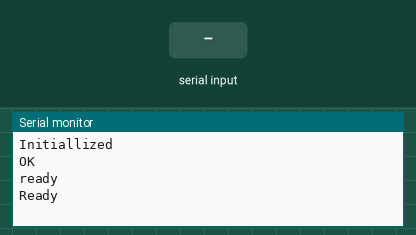
The sketch below on a simulated Arduino Uno, built with avr-gcc and run on an emulated ATmega328P. On the bench: the last lines printed to the serial monitor. The test bench sets the inputs (shaded band). The modem accepts every AT command (registered, SIM ready, sends succeed) and sends nothing else.

Above: at 2.2 s.
2.3 s: "1\n" received over the second serial link
At 2.7 s:
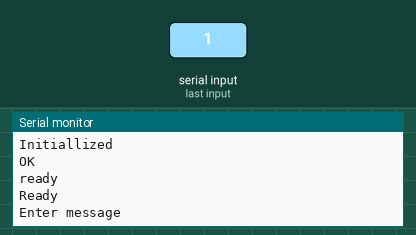
3.8 s: "1\n" received over Serial
At 6.3 s:
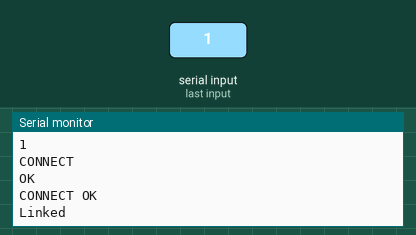
6.8 s: "0\n" received over the second serial link
At 8.7 s:
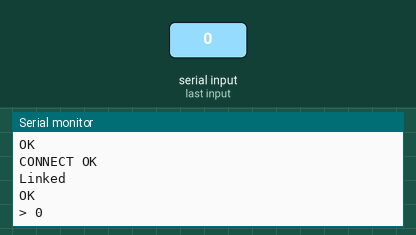

Measured:
- after the input at 2.3 s, the serial monitor: prints a new line at once (image 1)
- after the input at 3.8 s, the serial monitor: prints a new line after 2.1 s (image 2)
- after the input at 6.8 s, the serial monitor: prints a new line after 1.0 s (image 3)

The sketch:

ESPpostJS_withButton.ino
```cpp
#include <SoftwareSerial.h>

#define HOST_IP "192.168.4.147"
#define HOST_PORT "1025"

SoftwareSerial esp(3,2); // make RX Arduino line is pin 2, make TX Arduino line is pin 3.
                             // This means that you need to connect the TX line from the esp to the Arduino's pin 2
                             // and the RX line from the esp to the Arduino's pin 3
void setup()
{
    Serial.begin(9600);
    Serial.println("Initiallized");
    esp.begin(9600); // your esp's baud rate might be different
    esp.flush();
    sendData("AT+RST\r\n",6000); // reset module
}

void loop()
{
    while(esp.available()) // check if the esp is sending a message
    {
        Serial.println("Enter message");

        while(!Serial.available());

        String text = Serial.readStringUntil("\n");

        String cipStart = "AT+CIPSTART=\"TCP\",\"";
        cipStart+= HOST_IP;
        cipStart+= "\",";
        cipStart+= HOST_PORT;
        cipStart+="\r\n";

        String post = "POST /browserPost HTTP/1.1\r\nHost: ";
        post += HOST_IP;
        post += "\r\nContent-Type: application/x-www-form-urlencoded\r\nContent-Length: ";

        String params = "";
        params += text;

        post += params.length();
        post += "\r\n\r\n";
        post += params;
        post += "\r\n\r\n";

        String cipSend = "AT+CIPSEND=";
        cipSend += post.length();
        cipSend += "\r\n";

        sendData(cipStart,2000);
        sendData(cipSend,2000);
        sendData(post,2000);
    }
}


void sendData(String command, const int timeout)
{
    String response = "";

    esp.print(command); // send the read character to the esp

    while(!esp.available());

    while(esp.available())
    {
    	response += (esp.readString());
    	delay(10);
    }

    Serial.println(response);
    response = "";
}
```
